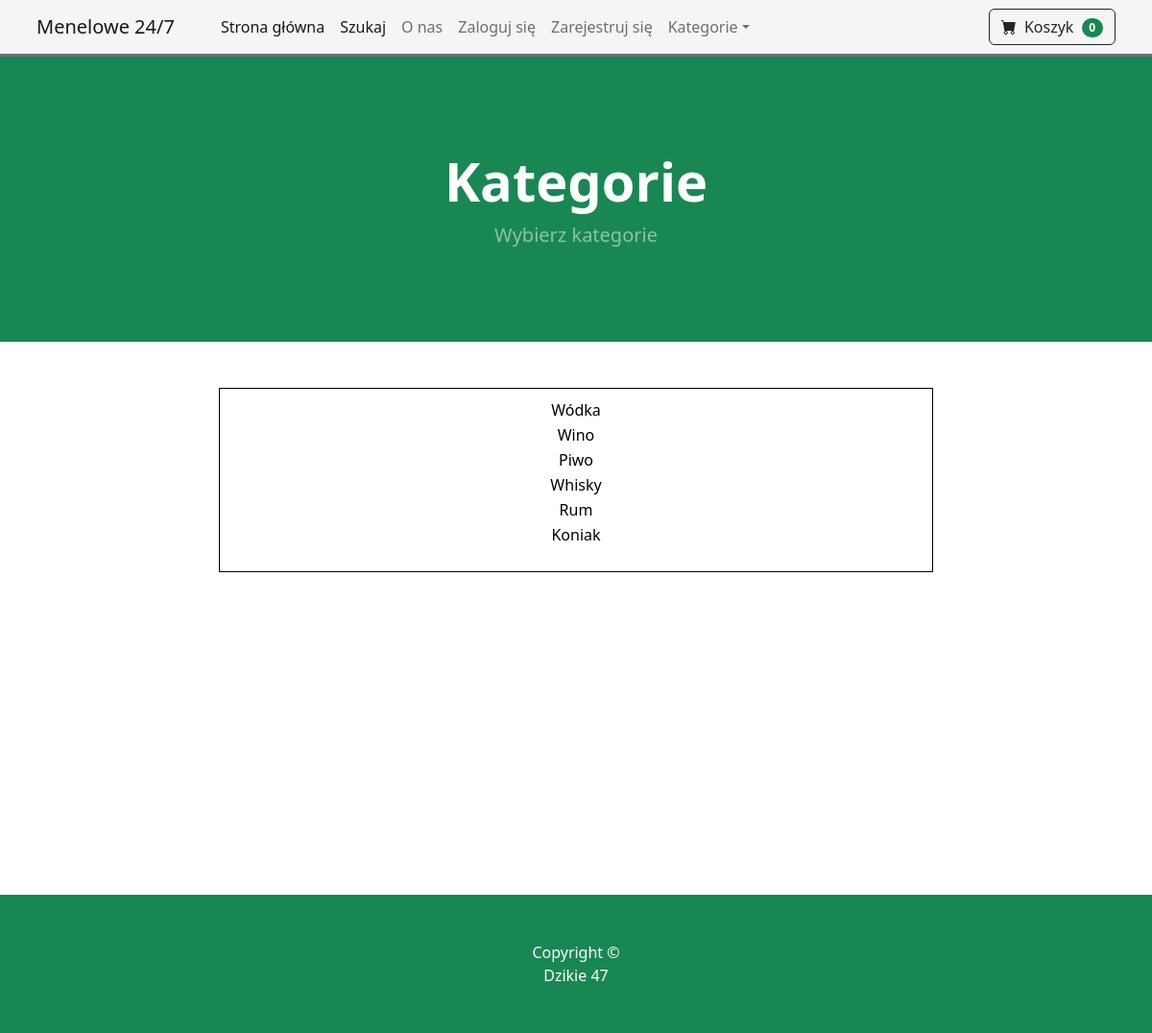
/category_summary/, run on an earlier commit of the app's database.
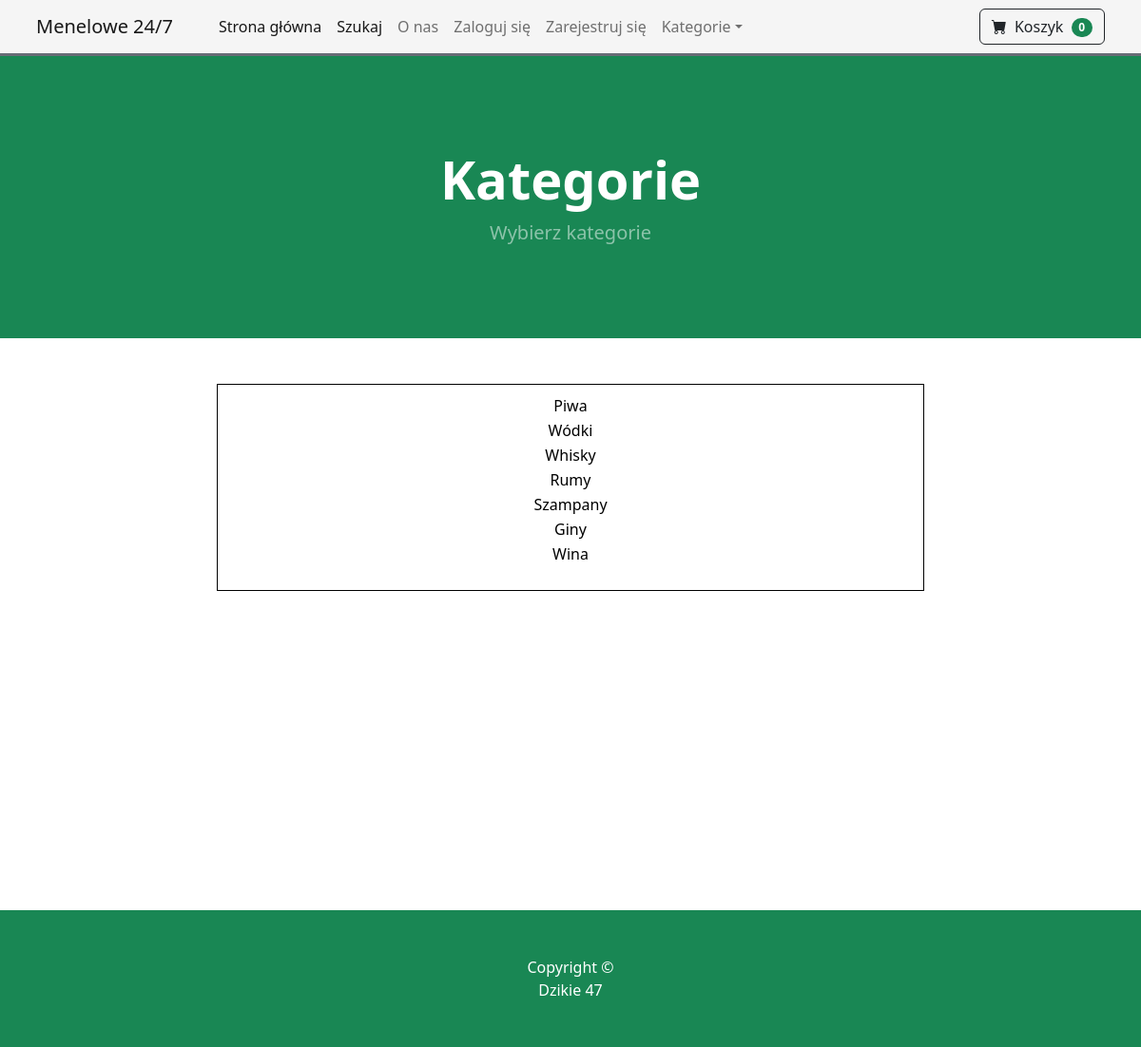
And on a later commit of the database.
### store/models.py (models this page shows)
class Category(models.Model):
	name = models.CharField(max_length=50)
	def __str__(self):
		return self.name
	class Meta:
		verbose_name_plural = 'categories'

### store/views.py (the view)
# urls.py: path('category_summary/', views.category_summary, name='category_summary'),
def category_summary(request):
	categories = Category.objects.all()
	return render(request, 'category_summary.html', {"categories":categories})

### cart/cart.py (called while the page is built)
	def __len__(self):
		return len(self.cart)

### cart/context_processors.py (called while the page is built)
def cart(request):
	return {'cart': Cart(request)}

### store/templates/category_summary.html
{% extends 'base.html' %}
{% block content %}
        <header class="bg-dark py-5">
            <div class="container px-4 px-lg-5 my-5">
                <div class="text-center text-white">
                    <h1 class="display-4 fw-bolder">Kategorie</h1>
                    <p class="lead fw-normal text-white-50 mb-0">Wybierz kategorie</p>
                </div>
            </div>
        </header>
        <div class="container">
        	<div class="row">
        		<center>
        			<div class="col-8">
        				<br/><br/>
                        <div style="border: 1px solid black; padding: 10px;">
    <ul style="list-style-type: none; padding: 0;">
        {% for category in categories %}
            <li style="margin-bottom: 2px;"><a href="{% url 'category' category %}" style="color: black; text-decoration: none;">{{ category }}</a></li>
        {% endfor %}
    </ul>
</div>
<br/><br/><br/><br/><br/><br/><br/><br/><br/><br/><br/><br/><br/><br/>
        			</div>
        		</center>
        	</div>
        </div>
{% endblock %}

### store/templates/base.html (shortened to what this page needs)
{% load static %}
<!DOCTYPE html>
<html lang="en">
    <head>
        <link href="https://cdn.jsdelivr.net/npm/bootstrap-icons@1.5.0/font/bootstrap-icons.css" rel="stylesheet" />
        <link href="{% static 'css/styles.css' %}" rel="stylesheet" />
    </head>
    <body>
        {% include 'navbar.html' %}
        {% block content %}
        {% endblock %}
        <footer class="py-5 bg-dark">
            <div class="container"><p class="m-0 text-center text-white">Copyright &copy;</p></div>
            <div class="container"><p class="m-0 text-center text-white">Dzikie 47</p></div>
        </footer>
    </body>
</html>

### store/templates/navbar.html (shortened to what this page needs)
        <nav style="border-bottom: #2c3034; border-bottom:solid; background-color: whitesmoke " class="navbar navbar-expand-lg navbar-light" >
            <div class="container px-4 px-lg-2">
                <a class="navbar-brand" href="{% url 'home' %}">Menelowe 24/7 </a>
                <div class="collapse navbar-collapse" id="navbarSupportedContent">
                    <ul class="navbar-nav me-auto mb-2 mb-lg-0 ms-lg-4">
                        <li class="nav-item"><a class="nav-link active" aria-current="page" href="{% url 'home' %}">Strona główna</a></li>
                        <li class="nav-item"><a class="nav-link active" aria-current="page" href="{% url 'search' %}">Szukaj</a></li>
                        <li class="nav-item"><a class="nav-link" href="{% url 'about' %}">O nas</a></li>
            {% if user.is_authenticated %}
   <li class="nav-item dropdown">
            <a class="nav-link dropdown-toggle" id="navbarDropdown" href="#" role="button" data-bs-toggle="dropdown" aria-expanded="false">Profil</a>
            <ul class="dropdown-menu" aria-labelledby="navbarDropdown">
                <li><a class="dropdown-item" href="{% url 'update_user' %}">Twój profil</a></li>
                <li><hr class="dropdown-divider" /></li>
                <li><a class="dropdown-item" href="{% url 'update_info'  %}">Info Profil</a></li>
                            </ul>
                        </li>
            {% if user.is_superuser %}
                <li class="nav-item"><a class="nav-link active" aria-current="page" href="{% url 'admin:index' %}">Admin</a></li>
              <li class="nav-item dropdown">
            <a class="nav-link dropdown-toggle" id="navbarDropdown" href="#" role="button" data-bs-toggle="dropdown" aria-expanded="false">Zamówienia</a>
            <ul class="dropdown-menu" aria-labelledby="navbarDropdown">
                <li><a class="dropdown-item" href="{% url 'shipped_dash' %}">Wysłane zamówienia</a></li>
                <li><hr class="dropdown-divider" /></li>
                <li><a class="dropdown-item" href="{% url 'not_shipped_dash'  %}">Nie wysłane zamówienia</a></li>
                            </ul></li>
            {% endif %}
               <li class="nav-item"><a class="nav-link" href="{% url 'logout' %}">Wyloguj się</a></li>
            {% else %}
               <li class="nav-item"><a class="nav-link" href="{% url 'login' %}">Zaloguj się</a></li>
               <li class="nav-item"><a class="nav-link" href="{% url 'register' %}">Zarejestruj się</a></li>
            {% endif %}
                        <li class="nav-item dropdown">
    <a class="nav-link dropdown-toggle" id="navbarDropdown" href="#" role="button" data-bs-toggle="dropdown" aria-expanded="false">Kategorie</a>
</li>
                    </ul>
                    <form class="d-flex">
<a href="{% url 'cart_summary' %}" class="btn btn-outline-dark"><i class="bi-cart-fill me-1"></i>
                            Koszyk
<span class="badge bg-dark text-white ms-1 rounded-pill" id="cart_quantity">{{ cart|length }}
</span></a>
                    </form>
                </div>
            </div>
        </nav>

What changed in the data, as far as the page shows it:
removed Category: name "Wódka"
changed Category: name "Wino" → "Piwa"
changed Category: name "Piwo" → "Wódki"
changed Category: name "Rum" → "Rumy"
changed Category: name "Koniak" → "Szampany"
added Category: name "Giny"
added Category: name "Wina"
